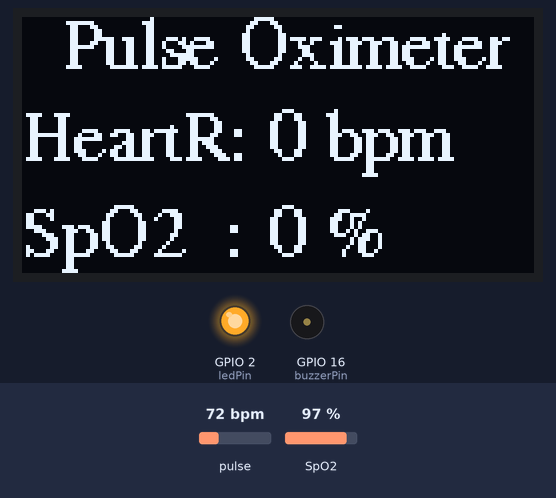
A sketch run on a simulated ESP8266 (NodeMCU). Parts: 128×64 one-colour display, output pins drawn as LEDs (lit = HIGH), buzzer (waves = sounding). Inputs (shaded band) come from the test bench; at power-on: pulse 72 bpm, SpO2 97 %. WiFi joins after 1.5 s; servers stay silent unless stated; pins used as bus, display or sensor lines are not drawn; what the sketch prints to the serial monitor is not drawn.

Above: at 5.5 s.
5.6 s: pulse set to 130 bpm
At 6.91 s:
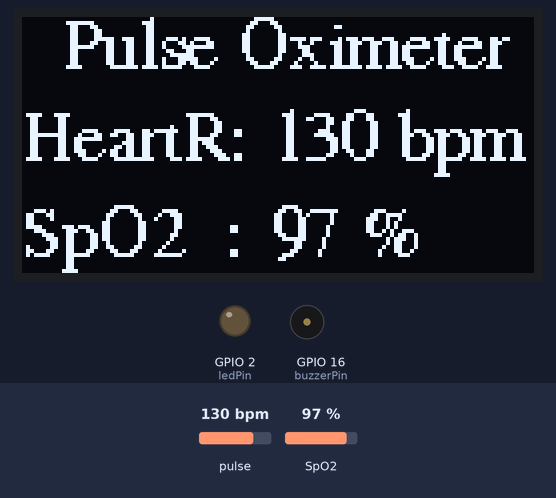
8.5 s: pulse set to 42 bpm
At 10.6 s:
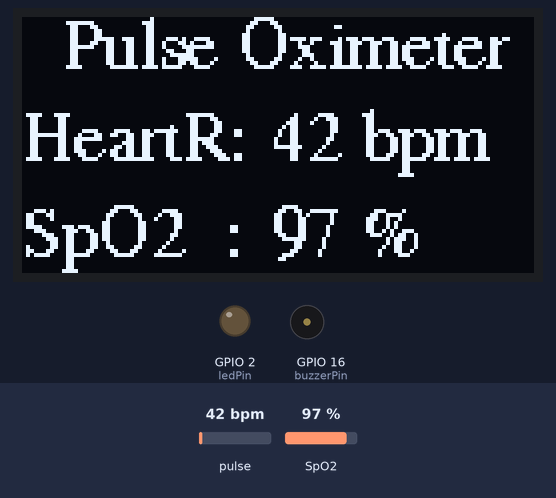
11.3 s: SpO2 set to 80 %
At 13.7 s:
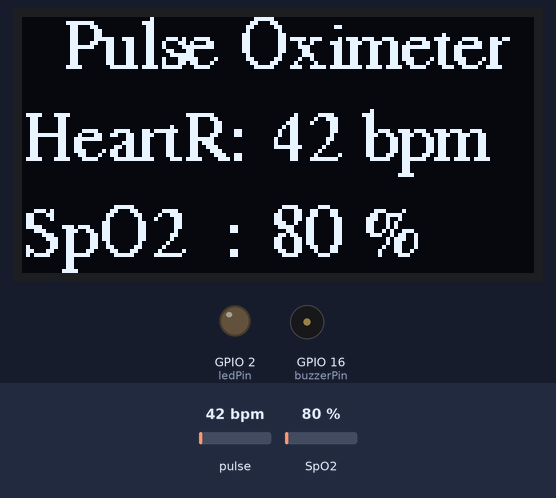
14.2 s: pulse set to 70 bpm
At 15.1 s:
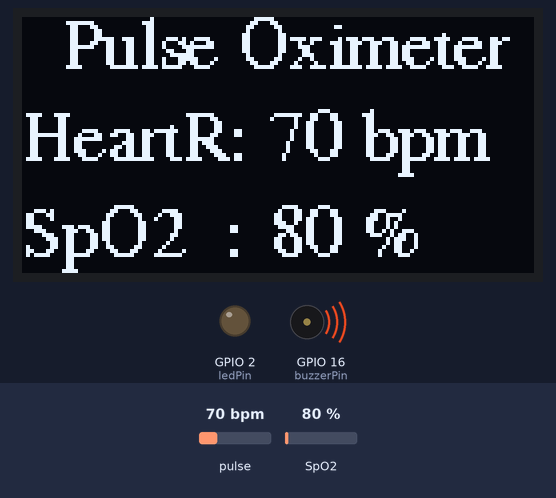
16.5 s: SpO2 set to 85 %
At 17.4 s:
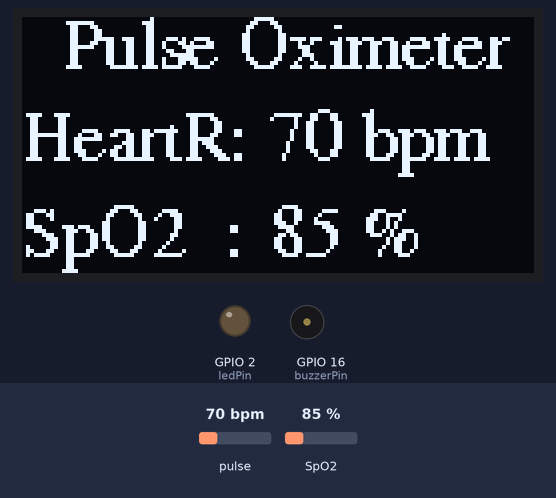
Timing chart, 0 to 19.2 s (numbered marks = the images above; inputs shaded):
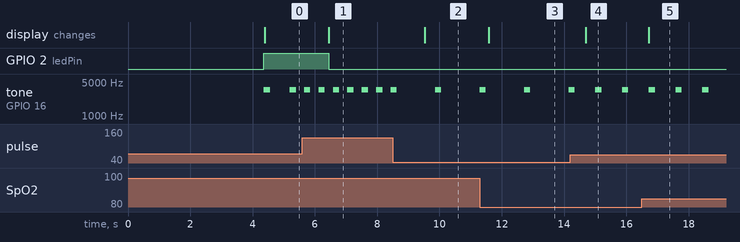

Measured:
- after the input at 5.6 s, tone on GPIO 16 (buzzerPin): alternates 3500 Hz for 0.20 s and silent for 0.26 s, starting after 0.06 s; the display: changes after 0.84 s (image 1)
- after the input at 8.5 s, tone on GPIO 16 (buzzerPin): silent → 3500 Hz after 1.4 s, → silent 0.20 s later, → 3500 Hz 1.2 s later; the display: changes after 1.0 s (image 2)
- after the input at 11.3 s, the display: changes after 0.28 s (image 3)
- after the input at 14.2 s, the display: changes after 0.49 s (image 4)
- after the input at 16.5 s, the display: changes after 0.22 s (image 5)
- by itself, tone on GPIO 16 (buzzerPin): alternates 3500 Hz for 0.20 s and silent for 0.63 s

The sketch:

HealLabview.ino
```cpp
#include <Wire.h>
#include <Adafruit_GFX.h>
#include <Adafruit_SSD1306.h>
#include <Fonts/FreeSerif9pt7b.h>
#include <limits.h>
Adafruit_SSD1306 display(128, 64, &Wire, -1);
#include "MAX30100_PulseOximeter.h"
#define REPORTING_PERIOD_MS     1000
PulseOximeter pox;

#include <ESP8266WiFi.h>
#include <WiFiClient.h>
#include <WiFiServer.h>
#include <BlynkSimpleEsp8266.h>

#define BLYNK_TEMPLATE_ID "TMPL6-YWqewxY"
#define BLYNK_TEMPLATE_NAME "Quickstart Template"
#define BLYNK_AUTH_TOKEN "C8xFOM6wl0p9qeTouRbWPuwM5YeqlhSi"
#define BLYNK_PRINT Serial

char ssid[] = "Quang Anh";
char pass[] = "12345678";

char supSSID[] = "Ai đẹp trai nhất nhà";
char supPASS[] = "quanganh";

int port = 80;
WiFiServer server(port);
WiFiClient client;

uint32_t tsLastReport = 0;

const int ledPin = 2; // GPIO pin connected to LED
const int buzzerPin = 16; // GPIO pin connected to BUZZER
const int buzzerFreq = 3500;
int alarmRing = 0;

void onBeatDetected(){
    Serial.println("Beat!");

    noTone(buzzerPin);
    tone(buzzerPin, buzzerFreq, 200);
}

void displayDataOLED(uint32_t heartRate, uint32_t spo2) {
   if (millis() - tsLastReport > REPORTING_PERIOD_MS) {
        Serial.print("Heart rate:");
        Serial.print(heartRate);
        Serial.print("bpm / SpO2:");
        Serial.print(spo2);
        Serial.println("%");

        display.clearDisplay();
        display.setCursor(10,12);
        display.print("Pulse Oximeter");
        display.setCursor(0,35);
        display.print("HeartR:");
        display.setCursor(62,35);
        display.print(heartRate);
        display.println(" bpm");
        display.setCursor(0,59);
        display.print("SpO2  : ");
        display.setCursor(62,59);
        display.print(spo2);
        display.println(" %");
        display.display();

        if (!alarmRing && heartRate == 0) {
          digitalWrite(buzzerPin, HIGH);
          alarmRing = 1;
        } else if (alarmRing && heartRate > 0) {
          digitalWrite(ledPin, LOW);
          alarmRing = 0;
        }

        tsLastReport = millis();
   }
}

void connectToWiFiAndBlynk() {
  Serial.print("Đang kết nối với ");
  Serial.print(ssid);
  WiFi.begin(ssid, pass);

  int retries = 0;
  while (WiFi.status() != WL_CONNECTED && retries < 5) {
    delay(1000);
    retries++;
    Serial.print(".");
  }

  if (WiFi.status() == WL_CONNECTED) {
    Serial.print("Kết nối thành công với ");
    Serial.println(ssid);
    Blynk.begin(BLYNK_AUTH_TOKEN, ssid, pass);
    return;
  }

  Serial.print("Không thể kết nối với ");
  Serial.println(ssid);

  Serial.print("Đang kết nối với ");
  Serial.print(supSSID);
  WiFi.begin(supSSID, supPASS);

  retries = 0;
  while (WiFi.status() != WL_CONNECTED && retries < 5) {
    delay(1000);
    retries++;
    Serial.print(".");
  }

  if (WiFi.status() == WL_CONNECTED) {
    Serial.print("Kết nối thành công với ");
    Serial.println(supSSID);
    Blynk.begin(BLYNK_AUTH_TOKEN, supSSID, supPASS);
  } else {
    Serial.print("Không thể kết nối với ");
    Serial.println(supSSID);
  }
}

void setup(){
    Serial.begin(115200);

    if(!display.begin(SSD1306_SWITCHCAPVCC, 0x3C)) {
      Serial.println("SSD1306 allocation failed");
      for(;;);
    }
    display.setFont(&FreeSerif9pt7b);
    display.clearDisplay();
    display.setTextSize(1);
    display.setTextColor(WHITE);
    display.setCursor(20,15);
    display.println("Welcome to");
    display.setCursor(0,40);
    display.println("Heal Measure System");
    display.display();
    display.setTextSize(1);
    delay(2000);
    Serial.print("Initializing pulse oximeter..");

    connectToWiFiAndBlynk();
    while (WiFi.status() != WL_CONNECTED) {
      delay(500);
      Serial.print(".....");
      delay(500);
    }

    server.begin();
    Serial.print("Open Telnet and connect to IP: ");
    Serial.print(WiFi.localIP());
    Serial.print(" on port ");
    Serial.println(port);

    if (!pox.begin()) {
        Serial.println("FAILED");
        for(;;);
    } else {
        Serial.println("SUCCESS");
    }
    pox.setOnBeatDetectedCallback(onBeatDetected);

    pinMode(ledPin, OUTPUT);
    digitalWrite(ledPin, HIGH); // Turn off LED

    pinMode(buzzerPin, OUTPUT);
    digitalWrite(buzzerPin, LOW);
}

void sendHeartRateToClient(WiFiClient& client) {
  int heartRate = pox.getHeartRate();
  client.println(heartRate);
}

void sendSpO2ToClient(WiFiClient& client) {
  int spo2 = pox.getSpO2();
  client.println(spo2);
}

void handleClientRequest(WiFiClient& client) {
  uint32_t request = client.read();

  switch (request) {
    case 'h': //'h' is heart-rate
      Serial.println("Sending heart-rate to client...");
      sendHeartRateToClient(client);
      break;
    case 's': //'s' is SpO2
      Serial.println("Sending SpO2 to client...");
      sendSpO2ToClient(client);
      break;
  }
}

void loop(){
  pox.update();
  Blynk.run();

  uint32_t heartRate = pox.getHeartRate();
  uint32_t spo2 = pox.getSpO2();

  displayDataOLED(heartRate, spo2);

  Blynk.virtualWrite(V4, heartRate);
  Blynk.virtualWrite(V5, spo2);

  if (!client.connected()) {
    client = server.available();
    if (client) {
      Serial.println("Client connected");
    }
  } else {
    handleClientRequest(client);
  }
}
```
